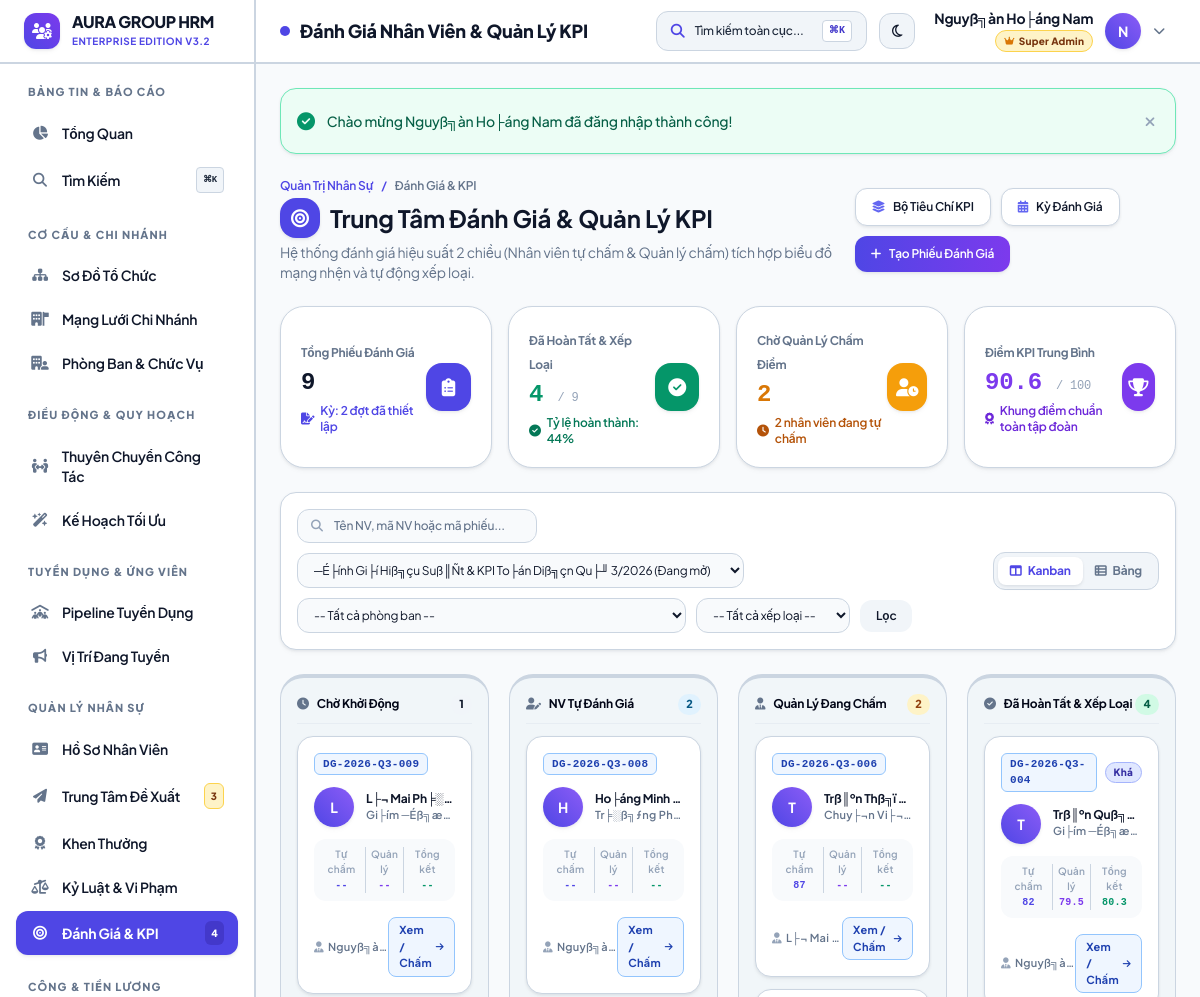
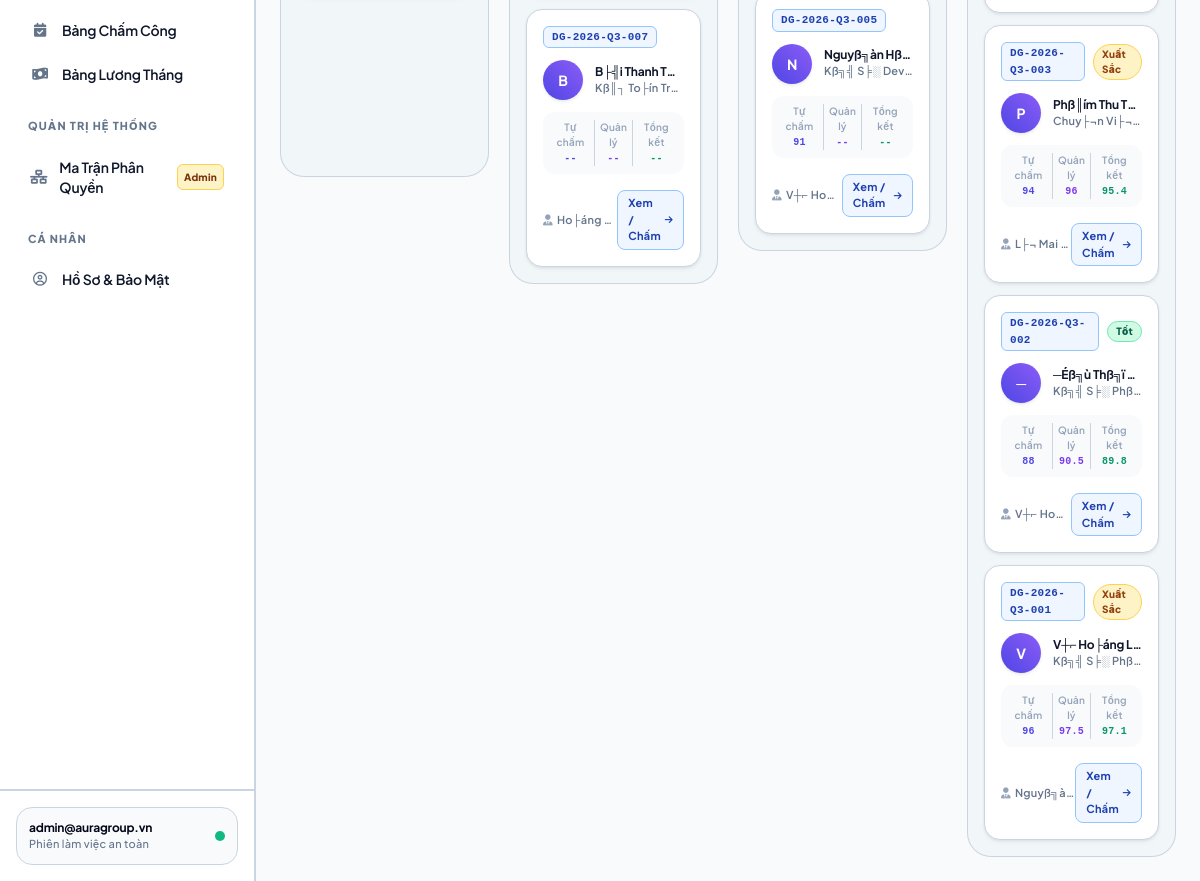
The app's page /modules/evaluations/index.php (signed in) with its own data (2 pictures, top to bottom).
### tables this page shows
CREATE TABLE `evaluations` (
  `id` int(11) NOT NULL AUTO_INCREMENT,
  `evaluation_code` varchar(50) NOT NULL COMMENT 'M├ú phiß║┐u ─æ├ính gi├í (VD: DG-2026-Q3-001)',
  `period_id` int(11) NOT NULL COMMENT 'Li├¬n kß║┐t evaluation_periods.id',
  `employee_id` int(11) NOT NULL COMMENT 'Nh├ón sß╗▒ ─æ╞░ß╗úc ─æ├ính gi├í (employees.id)',
  `template_id` int(11) NOT NULL COMMENT 'Bß╗Ö ti├¬u ch├¡ ├íp dß╗Ñng (kpi_templates.id)',
  `reviewer_id` int(11) NOT NULL COMMENT 'Quß║ún l├╜ trß╗▒c tiß║┐p chß║Ñm ─æiß╗âm (employees.id)',
  `status` enum('pending','self_review','manager_review','completed') NOT NULL DEFAULT 'pending',
  `self_score` decimal(5,2) DEFAULT NULL COMMENT '─Éiß╗âm tß╗▒ chß║Ñm (Thang 100)',
  `self_scores_json` longtext DEFAULT NULL COMMENT 'Dß╗» liß╗çu JSON ─æiß╗âm chi tiß║┐t tß╗½ng ti├¬u ch├¡ tß╗▒ ─æ├ính gi├í' CHECK (json_valid(`self_scores_json`)),
  `self_notes` text DEFAULT NULL COMMENT 'Nh├ón vi├¬n tß╗▒ nhß║¡n x├⌐t',
  `self_submitted_at` datetime DEFAULT NULL,
  `manager_score` decimal(5,2) DEFAULT NULL COMMENT '─Éiß╗âm quß║ún l├╜ chß║Ñm (Thang 100)',
  `manager_scores_json` longtext DEFAULT NULL COMMENT 'Dß╗» liß╗çu JSON ─æiß╗âm chi tiß║┐t tß╗½ng ti├¬u ch├¡ quß║ún l├╜ chß║Ñm' CHECK (json_valid(`manager_scores_json`)),
  `manager_notes` text DEFAULT NULL COMMENT 'Quß║ún l├╜ nhß║¡n x├⌐t v├á ─æß╗ü xuß║Ñt',
  `manager_submitted_at` datetime DEFAULT NULL,
  `final_score` decimal(5,2) DEFAULT NULL COMMENT '─Éiß╗âm tß╗òng kß║┐t cuß╗æi c├╣ng (Thang 100: 30% NV + 70% QL)',
  `rating` enum('outstanding','excellent','good','average','below_average','poor') DEFAULT NULL COMMENT 'Xß║┐p loß║íi',
  `promotion_recommendation` enum('none','bonus','salary_increase','promotion','training','warning') NOT NULL DEFAULT 'none',
  `created_at` datetime DEFAULT current_timestamp(),
  `updated_at` datetime DEFAULT current_timestamp() ON UPDATE current_timestamp(),
  `rating_grade` varchar(10) DEFAULT 'B',
  PRIMARY KEY (`id`),
  UNIQUE KEY `evaluation_code` (`evaluation_code`),
  KEY `idx_period` (`period_id`),
  KEY `idx_employee` (`employee_id`),
  KEY `idx_reviewer` (`reviewer_id`),
  KEY `idx_status` (`status`),
  KEY `idx_rating` (`rating`)
);

CREATE TABLE `employees` (
  `id` int(11) NOT NULL AUTO_INCREMENT,
  `employee_code` varchar(20) NOT NULL,
  `fullname` varchar(100) NOT NULL,
  `gender` enum('Nam','Nu','Khac') DEFAULT 'Nam',
  `birth_date` date DEFAULT NULL,
  `identity_card` varchar(20) DEFAULT NULL,
  `phone` varchar(20) DEFAULT NULL,
  `email` varchar(100) DEFAULT NULL,
  `bank_account` varchar(50) DEFAULT NULL,
  `address` text DEFAULT NULL,
  `avatar` varchar(255) DEFAULT NULL,
  `branch_id` int(11) DEFAULT 1,
  `department_id` int(11) DEFAULT NULL,
  `position_id` int(11) DEFAULT NULL,
  `user_id` int(11) DEFAULT NULL COMMENT 'Li├¬n kß║┐t nß║┐u nh├ón vi├¬n c├│ t├ái khoß║ún ─æ─âng nhß║¡p',
  `hire_date` date NOT NULL,
  `employment_status` enum('probation','official','resigned') DEFAULT 'probation',
  `created_at` timestamp NOT NULL DEFAULT current_timestamp(),
  PRIMARY KEY (`id`),
  UNIQUE KEY `employee_code` (`employee_code`),
  UNIQUE KEY `user_id` (`user_id`),
  KEY `department_id` (`department_id`),
  KEY `position_id` (`position_id`),
  CONSTRAINT `employees_ibfk_1` FOREIGN KEY (`department_id`) REFERENCES `departments` (`id`) ON DELETE SET NULL,
  CONSTRAINT `employees_ibfk_2` FOREIGN KEY (`position_id`) REFERENCES `positions` (`id`) ON DELETE SET NULL,
  CONSTRAINT `employees_ibfk_3` FOREIGN KEY (`user_id`) REFERENCES `users` (`id`) ON DELETE SET NULL
);

CREATE TABLE `positions` (
  `id` int(11) NOT NULL AUTO_INCREMENT,
  `name` varchar(100) NOT NULL,
  `base_salary` decimal(15,2) DEFAULT 0.00,
  `created_at` timestamp NOT NULL DEFAULT current_timestamp(),
  PRIMARY KEY (`id`)
);

### modules/evaluations/index.php (the view, shortened to what the rows shown need)
<?php
require_once __DIR__ . '/../../core/auth.php';
$filter_period = !empty($_GET['period_id']) ? (int)$_GET['period_id'] : 0;
$view_mode     = $_GET['view'] ?? 'kanban';
$periods = $pdo->query("SELECT * FROM evaluation_periods ORDER BY status = 'active' DESC, year DESC, quarter DESC")->fetchAll();
if ($filter_period === 0 && !empty($periods)) {
    foreach ($periods as $p) {
        if ($p['status'] === 'active') {
            $filter_period = $p['id'];
            break;
        }
    }
}
$sql = "
    SELECT e.*,
           ep.code AS period_code, ep.name AS period_name, ep.self_review_deadline, ep.manager_review_deadline,
           emp.employee_code, emp.fullname AS employee_name, emp.avatar AS employee_avatar,
           d.name AS department_name, p.name AS position_name,
           rev.employee_code AS reviewer_code, rev.fullname AS reviewer_name, rev.avatar AS reviewer_avatar,
           t.name AS template_name, t.code AS template_code
    FROM evaluations e
    JOIN evaluation_periods ep ON e.period_id = ep.id
    JOIN employees emp ON e.employee_id = emp.id
    LEFT JOIN departments d ON emp.department_id = d.id
    LEFT JOIN positions p ON emp.position_id = p.id
    JOIN employees rev ON e.reviewer_id = rev.id
    JOIN kpi_templates t ON e.template_id = t.id
    WHERE 1=1
";
$params = [];
if ($filter_period > 0) {
    $sql .= " AND e.period_id = ?";
    $params[] = $filter_period;
}
$sql .= " ORDER BY e.id DESC";
$stmt = $pdo->prepare($sql);
$stmt->execute($params);
$evaluations = $stmt->fetchAll();
$kanban_columns = [
    'pending' => [
        'title' => 'Chờ Khởi Động',
        'badge' => 'bg-slate-100 text-slate-700 dark:bg-slate-800 dark:text-slate-300',
        'border' => 'border-t-slate-400',
        'icon' => 'fa-clock',
        'items' => []
    ],
    'self_review' => [
        'title' => 'NV Tự Đánh Giá',
        'badge' => 'bg-sky-100 text-sky-800 dark:bg-sky-950/60 dark:text-sky-300',
        'border' => 'border-t-sky-500',
        'icon' => 'fa-user-pen',
        'items' => []
    ],
    'manager_review' => [
        'title' => 'Quản Lý Đang Chấm',
        'badge' => 'bg-amber-100 text-amber-800 dark:bg-amber-950/60 dark:text-amber-300',
        'border' => 'border-t-amber-500',
        'icon' => 'fa-user-tie',
        'items' => []
    ],
    'completed' => [
        'title' => 'Đã Hoàn Tất & Xếp Loại',
        'badge' => 'bg-emerald-100 text-emerald-800 dark:bg-emerald-950/60 dark:text-emerald-300',
        'border' => 'border-t-emerald-500',
        'icon' => 'fa-circle-check',
        'items' => []
    ]
];
foreach ($evaluations as $item) {
    $st = $item['status'];
    if (isset($kanban_columns[$st])) {
        $kanban_columns[$st]['items'][] = $item;
    }
}
$rating_labels = [
    'outstanding'   => ['label' => 'Xuất Sắc', 'class' => 'bg-amber-100 text-amber-800 dark:bg-amber-950/60 dark:text-amber-300 border border-amber-300 dark:border-amber-700'],
    'excellent'     => ['label' => 'Tốt', 'class' => 'bg-emerald-100 text-emerald-800 dark:bg-emerald-950/60 dark:text-emerald-300 border border-emerald-300 dark:border-emerald-700'],
    'good'          => ['label' => 'Khá', 'class' => 'bg-indigo-100 text-indigo-800 dark:bg-indigo-950/60 dark:text-indigo-300 border border-indigo-300 dark:border-indigo-700'],
    'average'       => ['label' => 'Trung Bình', 'class' => 'bg-slate-100 text-slate-800 dark:bg-slate-700 dark:text-slate-300 border border-slate-300 dark:border-slate-600'],
    'below_average' => ['label' => 'Yếu', 'class' => 'bg-orange-100 text-orange-800 dark:bg-orange-950/60 dark:text-orange-300 border border-orange-300 dark:border-orange-700'],
    'poor'          => ['label' => 'Kém', 'class' => 'bg-rose-100 text-rose-800 dark:bg-rose-950/60 dark:text-rose-300 border border-rose-300 dark:border-rose-700']
];
require_once __DIR__ . '/../../includes/header.php';
?>
<div class="space-y-6">
    <div class="flex flex-col sm:flex-row sm:items-center justify-between gap-4">
        <div>
            <h1 class="text-2xl font-bold text-slate-900 dark:text-white flex items-center gap-2.5">
                <div class="w-10 h-10 rounded-2xl bg-indigo-600 text-white flex items-center justify-center text-lg shadow-md shadow-indigo-200 dark:shadow-none">
                    <i class="fa-solid fa-bullseye"></i>
                </div>
                <span>Trung Tâm Đánh Giá & Quản Lý KPI</span>
            </h1>
        </div>
    </div>
    <?php if ($view_mode === 'kanban'): ?>
        <div class="grid grid-cols-1 md:grid-cols-2 lg:grid-cols-4 gap-5 items-start">
            <?php foreach ($kanban_columns as $colKey => $col): ?>
                <div class="bg-slate-100/80 dark:bg-slate-900/50 rounded-3xl p-4 border border-slate-200 dark:border-slate-800 border-t-4 <?= $col['border'] ?> space-y-3 min-h-[500px]">
                    <div class="flex items-center justify-between pb-2 border-b border-slate-200/60 dark:border-slate-800">
                        <div class="flex items-center gap-2">
                            <i class="fa-solid <?= $col['icon'] ?> text-xs text-slate-500"></i>
                            <h3 class="text-xs font-bold text-slate-800 dark:text-slate-200"><?= $col['title'] ?></h3>
                        </div>
                        <span class="px-2 py-0.5 rounded-full text-[11px] font-black <?= $col['badge'] ?>">
                            <?= count($col['items']) ?>
                        </span>
                    </div>
                    <div class="space-y-3">
                        <?php foreach ($col['items'] as $item): ?>
                            <?php $rt = $rating_labels[$item['rating'] ?? ''] ?? null; ?>
                            <div class="bg-white dark:bg-slate-800 rounded-2xl p-4 border border-slate-200 dark:border-slate-700/80 shadow-sm hover:shadow-md transition space-y-3">
                                <div class="flex items-center justify-between gap-2">
                                    <span class="text-[11px] font-mono font-bold text-indigo-600 dark:text-indigo-400 bg-indigo-50 dark:bg-indigo-950/60 px-2 py-0.5 rounded-md border border-indigo-200 dark:border-indigo-800">
                                        <?= e($item['evaluation_code']) ?>
                                    </span>
                                    <?php if ($rt): ?>
                                        <span class="text-[10px] font-black px-2 py-0.5 rounded-full <?= $rt['class'] ?>">
                                            <?= $rt['label'] ?>
                                        </span>
                                    <?php endif; ?>
                                </div>
                                <div class="flex items-center gap-3">
                                    <div class="flex-shrink-0">
                                        <?= render_avatar($item['employee_name'], $item['employee_avatar'], 10) ?>
                                    </div>
                                    <div class="min-w-0 flex-1">
                                        <h4 class="text-xs font-bold text-slate-900 dark:text-white truncate">
                                            <?= e($item['employee_name']) ?>
                                        </h4>
                                        <p class="text-[11px] text-slate-500 dark:text-slate-400 truncate">
                                            <?= e($item['position_name'] ?: '---') ?> • <?= e($item['department_name'] ?: '---') ?>
                                        </p>
                                    </div>
                                </div>
                                <div class="grid grid-cols-3 gap-1 bg-slate-50 dark:bg-slate-900/60 p-2 rounded-xl text-center text-[10px]">
                                    <div>
                                        <span class="text-slate-400 block">Tự chấm</span>
                                        <strong class="font-mono text-indigo-600 dark:text-indigo-400">
                                            <?= $item['self_score'] !== null ? round($item['self_score'], 1) : '--' ?>
                                        </strong>
                                    </div>
                                    <div class="border-x border-slate-200 dark:border-slate-800">
                                        <span class="text-slate-400 block">Quản lý</span>
                                        <strong class="font-mono text-violet-600 dark:text-violet-400">
                                            <?= $item['manager_score'] !== null ? round($item['manager_score'], 1) : '--' ?>
                                        </strong>
                                    </div>
                                    <div>
                                        <span class="text-slate-400 block">Tổng kết</span>
                                        <strong class="font-mono text-emerald-600 dark:text-emerald-400">
                                            <?= $item['final_score'] !== null ? round($item['final_score'], 1) : '--' ?>
                                        </strong>
                                    </div>
                                </div>
                                <div class="flex items-center justify-between pt-1 text-[11px] text-slate-500">
                                    <div class="truncate max-w-[130px]" title="Quản lý: <?= e($item['reviewer_name']) ?>">
                                        <i class="fa-solid fa-user-tie mr-1 text-slate-400"></i><?= e($item['reviewer_name']) ?>
                                    </div>
                                    <a href="<?= base_url('modules/evaluations/view.php?id=' . $item['id']) ?>"
                                       class="px-2.5 py-1 bg-indigo-50 hover:bg-indigo-100 dark:bg-indigo-950/60 text-indigo-600 dark:text-indigo-400 font-bold rounded-lg transition flex items-center gap-1">
                                        <span>Xem / Chấm</span>
                                        <i class="fa-solid fa-arrow-right text-[9px]"></i>
                                    </a>
                                </div>
                            </div>
                        <?php endforeach; ?>
                    </div>
                </div>
            <?php endforeach; ?>
        </div>
    <?php endif; ?>
</div>
<?php require_once __DIR__ . '/../../includes/footer.php'; ?>

### core/helpers.php (shortened to what the rows shown need)
<?php
function base_url($path = '') {
    $protocol = (!empty($_SERVER['HTTPS']) && $_SERVER['HTTPS'] !== 'off' || ($_SERVER['SERVER_PORT'] ?? 80) == 443) ? "https://" : "http://";
    $host = $_SERVER['HTTP_HOST'] ?? 'localhost';
    $script = dirname($_SERVER['SCRIPT_NAME'] ?? '');
    $base = rtrim(str_replace('\\', '/', $script), '/');
    if (strpos($base, '/modules') !== false) {
        $base = substr($base, 0, strpos($base, '/modules'));
    }
    $url = $protocol . $host . $base;
    return rtrim($url, '/') . '/' . ltrim($path, '/');
}
function e($string) {
    return htmlspecialchars((string)($string ?? ''), ENT_QUOTES, 'UTF-8');
}
function render_avatar($name, $avatar_file = null, $size = 10) {
    $first_letter = mb_strtoupper(mb_substr(trim($name ?? 'User'), 0, 1, 'UTF-8'), 'UTF-8');
    return '<div class="w-' . $size . ' h-' . $size . ' rounded-full bg-gradient-to-tr from-indigo-600 to-violet-500 text-white flex items-center justify-center font-bold text-sm shadow-sm flex-shrink-0">' . e($first_letter) . '</div>';
}

### records on screen
evaluations: evaluation_code "DG-2026-Q3-009", employee.fullname "L", employee.fullname "L├¬ Mai Ph╞░…", positions.name "Gi├ím ─Éß╗æ…", employees.fullname "Nguyß╗à…"
evaluations: evaluation_code "DG-2026-Q3-008", employee.fullname "H", employee.fullname "Ho├áng Minh…", positions.name "Tr╞░ß╗ƒng Ph…", employees.fullname "Nguyß╗à…"
evaluations: evaluation_code "DG-2026-Q3-007", employee.fullname "B", employee.fullname "B├╣i Thanh T…", positions.name "Kß║┐ To├ín Tr…", employees.fullname "Ho├áng…"
evaluations: evaluation_code "DG-2026-Q3-006", employee.fullname "T", employee.fullname "Trß║ºn Thß╗ï…", positions.name "Chuy├¬n Vi├¬…", self_score "87", employees.fullname "L├¬ Mai…"
evaluations: evaluation_code "DG-2026-Q3-005", employee.fullname "N", employee.fullname "Nguyß╗àn Hß…", positions.name "Kß╗╣ S╞░ De…", self_score "91", employees.fullname "V┼⌐ Ho…"
evaluations: evaluation_code "DG-2026-Q3-004", rating "Khá", employee.fullname "T", employee.fullname "Trß║ºn Quß╗…", positions.name "Gi├ím ─Éß╗æ…", self_score "82", manager_score "79.5", final_score "80.3", employees.fullname "Nguyß╗à…"
evaluations: evaluation_code "DG-2026-Q3-003", rating "Xuất Sắc", employee.fullname "P", employee.fullname "Phß║ím Thu T…", positions.name "Chuy├¬n Vi├¬…", self_score "94", manager_score "96", final_score "95.4", employees.fullname "L├¬ Mai…"
evaluations: evaluation_code "DG-2026-Q3-002", rating "Tốt", employee.fullname "─", employee.fullname "─Éß╗ù Thß╗ï…", positions.name "Kß╗╣ S╞░ Phß…", self_score "88", manager_score "90.5", final_score "89.8", employees.fullname "V┼⌐ Ho…"
evaluations: evaluation_code "DG-2026-Q3-001", rating "Xuất Sắc", employee.fullname "V", employee.fullname "V┼⌐ Ho├áng L…", positions.name "Kß╗╣ S╞░ Phß…", self_score "96", manager_score "97.5", final_score "97.1", employees.fullname "Nguyß╗à…"

### other values on screen
$pending_proposals_count "3"
$pending_evals_count "4"
$_SESSION['user']['username'] "admin@auragroup.vn"
$page_title "Đánh Giá Nhân Viên & Quản Lý KPI"
$user['fullname'] "Nguyß╗àn Ho├áng Nam"
$first_letter "N"
$flash['message'] "Chào mừng Nguyß╗àn Ho├áng Nam đã đăng nhập thành công!"
$stats['total_count'] "9"
count($periods) "2"
$stats['completed_count'] "4"
$completion_rate "44"
$stats['mgr_review_count'] "2"
$stats['self_review_count'] "2"
$stats['avg_final_score'] "90.6"
$col['title'] "Chờ Khởi Động"
